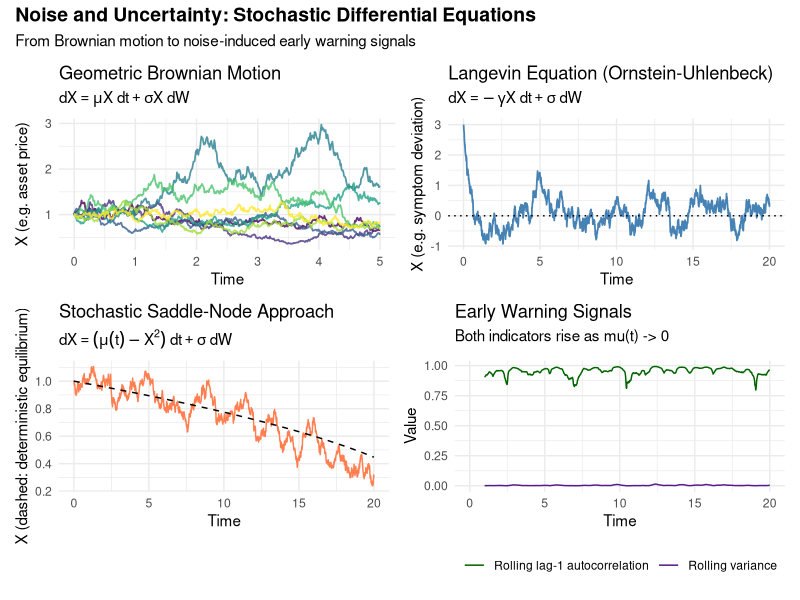

Here is the R script that generated this plot:
## ---- chunk 1
library(ggplot2)
library(dplyr)
library(patchwork)
library(zoo)

set.seed(42)
euler_maruyama <- function(f, g, x0, t0, tmax, dt, ...) {
  n <- floor((tmax - t0) / dt)
  t <- t0 + (0:n) * dt
  x <- numeric(n + 1)
  x[1] <- x0
  for (i in 1:n) {
    dW <- rnorm(1, mean = 0, sd = sqrt(dt))
    x[i + 1] <- x[i] + f(x[i], t[i], ...) * dt + g(x[i], t[i], ...) * dW
  }
  data.frame(t = t, x = x)
}

# -------------------------------------------------------
# 1. Geometric Brownian motion: dX = mu*X dt + sigma*X dW
# -------------------------------------------------------
gbm_paths <- lapply(1:8, function(i) {
  df <- euler_maruyama(
    f = function(x, t) 0.05 * x,
    g = function(x, t) 0.3 * x,
    x0 = 1, t0 = 0, tmax = 5, dt = 0.01
  )
  df$path <- i
  df
}) %>% bind_rows()

p1 <- ggplot(gbm_paths, aes(t, x, group = path, color = factor(path))) +
  geom_line(alpha = 0.8, linewidth = 0.6) +
  scale_color_viridis_d(guide = "none") +
  labs(title = "Geometric Brownian Motion",
       subtitle = expression(dX == mu*X~dt + sigma*X~dW),
       x = "Time", y = "X (e.g. asset price)") +
  theme_minimal(base_size = 11)

# -------------------------------------------------------
# 2. Langevin / Ornstein-Uhlenbeck: dX = -gamma*X dt + sigma dW
# -------------------------------------------------------
ou_df <- euler_maruyama(
  f = function(x, t) -1.5 * x,
  g = function(x, t) 0.8,
  x0 = 3, t0 = 0, tmax = 20, dt = 0.01
)

p2 <- ggplot(ou_df, aes(t, x)) +
  geom_line(color = "steelblue", linewidth = 0.6) +
  geom_hline(yintercept = 0, linetype = "dotted") +
  labs(title = "Langevin Equation (Ornstein-Uhlenbeck)",
       subtitle = expression(dX == -gamma*X~dt + sigma~dW),
       x = "Time", y = "X (e.g. symptom deviation)") +
  theme_minimal(base_size = 11)

# -------------------------------------------------------
# 3. Stochastic saddle-node: dX = (mu - X^2) dt + sigma dW
#    Track rolling variance and lag-1 autocorrelation as mu -> 0
# -------------------------------------------------------
mu_schedule <- function(t) pmax(0.05, 1 - 0.04 * t)  # mu decays toward 0
sn_df <- euler_maruyama(
  f = function(x, t) mu_schedule(t) - x^2,
  g = function(x, t) 0.15,
  x0 = 1, t0 = 0, tmax = 20, dt = 0.01
)
sn_df$mu <- mu_schedule(sn_df$t)

win <- 100
sn_df$roll_var <- rollapply(sn_df$x, win, var, fill = NA, align = "right")
sn_df$roll_ac1 <- rollapply(sn_df$x, win, function(v) cor(v[-1], v[-length(v)]),
                             fill = NA, align = "right")

p3 <- ggplot(sn_df, aes(t, x)) +
  geom_line(color = "coral", linewidth = 0.5) +
  geom_line(aes(y = sqrt(mu)), color = "black", linetype = "dashed") +
  labs(title = "Stochastic Saddle-Node Approach",
       subtitle = expression(dX == (mu(t) - X^2)~dt + sigma~dW),
       x = "Time", y = "X (dashed: deterministic equilibrium)") +
  theme_minimal(base_size = 11)

p4 <- ggplot(sn_df, aes(t)) +
  geom_line(aes(y = roll_var, color = "Rolling variance")) +
  geom_line(aes(y = roll_ac1, color = "Rolling lag-1 autocorrelation")) +
  scale_color_manual(values = c("Rolling variance" = "purple4",
                                 "Rolling lag-1 autocorrelation" = "darkgreen"),
                      name = NULL) +
  labs(title = "Early Warning Signals",
       subtitle = "Both indicators rise as mu(t) -> 0",
       x = "Time", y = "Value") +
  theme_minimal(base_size = 11) +
  theme(legend.position = "bottom")

(p1 + p2) / (p3 + p4) +
  plot_annotation(
    title = "Noise and Uncertainty: Stochastic Differential Equations",
    subtitle = "From Brownian motion to noise-induced early warning signals",
    theme = theme(plot.title = element_text(face = "bold", size = 14))
  )
